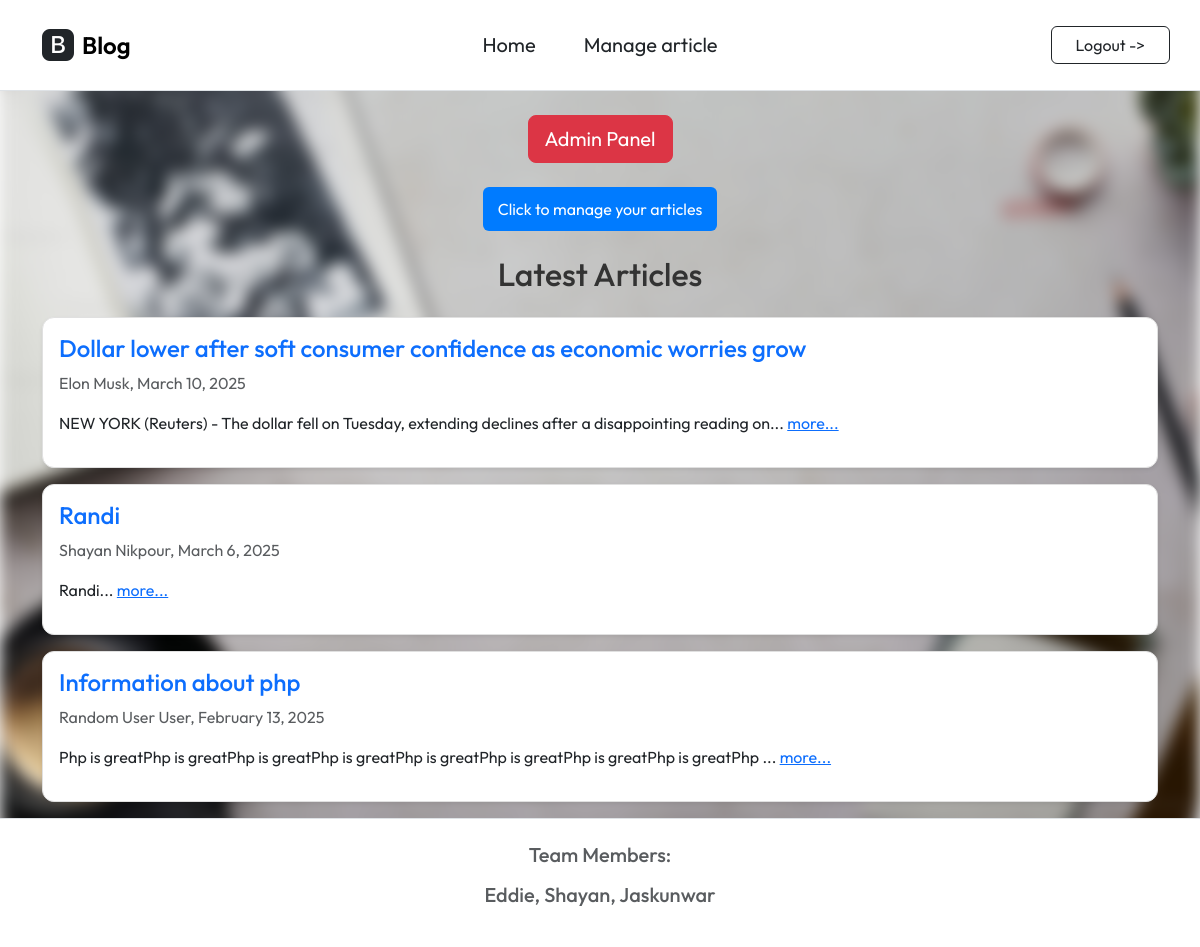
The page / (signed in) on the database its author committed.
### tables this page shows
CREATE TABLE Articles (
    ArticleId INTEGER PRIMARY KEY AUTOINCREMENT,
    ArticleTitle VARCHAR(80),
    ArticleBody VARCHAR(500),

    CreateDate DATE,
    StartDate DATE,
    EndDate DATE,

    ContributerUsername VARCHAR(80)
);

### index.php (the view, shortened to what this page needs)
<?php
$db = new SQLite3('info.db');
$current_date = date('Y-m-d');
$query = "SELECT Articles.*, Users.FirstName, Users.LastName
          FROM Articles
          JOIN Users ON Articles.ContributerUsername = Users.Username
          WHERE StartDate <= '$current_date' AND EndDate >= '$current_date'
          ORDER BY CreateDate DESC";
$results = $db->query($query);
?>
<?php include('./inc/inc_header.php'); ?>
<div class="background-blur"></div>
<?php if (isset($_SESSION['role']) && $_SESSION['role'] == 'Admin') { ?>
    <div class="container mt-4">
        <div class="text-center">
            <a href="admin.php" class="btn btn-danger btn-lg">Admin Panel</a>
        </div>
    </div>
<?php } ?>
<?php if (isset($_SESSION['username'])) { ?>
<div class="container mt-4">
    <div class="text-center">
        <a href="write.php" class="btn btn-primary btn-lg">Click to manage your articles</a>
    </div>
</div>
<?php } ?>
<div class="container mt-4">
    <h2 class="text-center mb-4">Latest Articles</h2>
    <?php while ($row = $results->fetchArray(SQLITE3_ASSOC)) { ?>
        <div class="card mb-3 p-3 shadow-sm">
            <h4 class="text-primary"><?= htmlspecialchars($row['ArticleTitle']) ?></h4>
            <p class="text-muted">
                <?= htmlspecialchars($row['FirstName'] . ' ' . $row['LastName']) ?>, <?= date("F j, Y", strtotime($row['CreateDate'])) ?>
            </p>
            <p>
                <span id="preview_<?= $row['ArticleId'] ?>">
                    <?= substr($row['ArticleBody'], 0, 100) ?>...
                </span>
                <a href="javascript:void(0);" class="text-primary" onclick="toggleArticle(<?= $row['ArticleId'] ?>)">
                    <span id="toggle_<?= $row['ArticleId'] ?>">more...</span>
                </a>
            </p>
        </div>
    <?php } ?>
</div>
<?php include('./inc/inc_footer.php'); ?>

### inc/style.css (style rules this page uses)
body { margin: 0; font-family: Arial, sans-serif; color: white; }
.background-blur { position: fixed; top: 0; left: 0; width: 100%; height: 100%; background: url('../images/background.jpeg') no-repeat center center fixed; background-size: cover; filter: blur(8px); z-index: -1; }
.card { background-color: white !important; border: 1px solid #e0e0e0; border-radius: 12px; box-shadow: 0 4px 10px rgba(0, 0, 0, 0.1); }
h2 { color: #333; margin-bottom: 1rem; }
.btn-primary { background: #007BFF; color: white; border: none; border-radius: 6px; font-size: 1rem; cursor: pointer; transition: 0.3s ease; padding: 10px 15px; display: inline-block; text-align: center; text-decoration: none; }

### inc/inc_header.php (style rules this page uses)
body { font-family: "Outfit", serif; font-optical-sizing: auto; font-style: normal; }

### rows shown on the page
articles: ArticleTitle "Dollar lower after soft consumer confidence as economic worries grow", LastName "Elon Musk", CreateDate "March 10, 2025", ArticleBody "NEW YORK (Reuters) - The dollar fell on Tuesday, extending declines after a disappointing reading on"
articles: ArticleTitle "Randi", LastName "Shayan Nikpour", CreateDate "March 6, 2025", ArticleBody "Randi"
articles: ArticleTitle "Information about php", LastName "Random User User", CreateDate "February 13, 2025", ArticleBody "Php is greatPhp is greatPhp is greatPhp is greatPhp is greatPhp is greatPhp is greatPhp is greatPhp"
